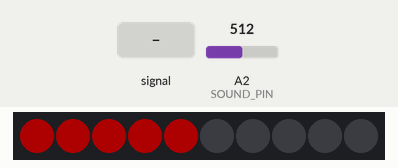
Bench run of a sketch on a simulated Arduino Uno, built with avr-gcc and run on an emulated ATmega328P. Shown: 10 RGB LEDs in strip order, left to right. Inputs (shaded band) come from the test bench; at power-on: A2 (SOUND_PIN) = 512. Dim RGB values are drawn brighter than linear.

Above: at 1.2 s.
1.3 s: A2 (SOUND_PIN) set to 1008
At 2.2 s:
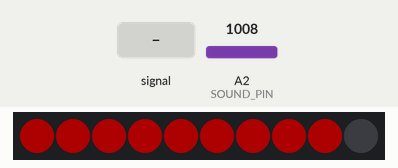
2.8 s: A2 (SOUND_PIN) set to 1023
At 3.3 s:
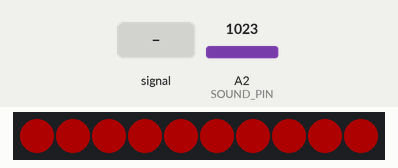
4.3 s: A2 (SOUND_PIN) set to 511
At 5.5 s:
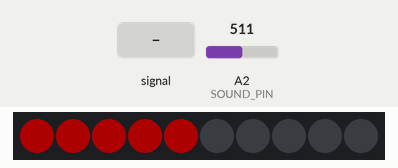
5.8 s: A2 (SOUND_PIN) fed a 200 Hz sine of ±81 counts around its level
At 7.4 s:
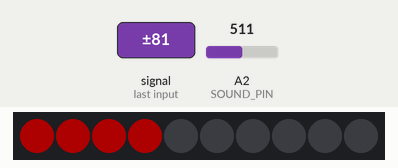
7.6 s: A2 (SOUND_PIN) fed a 2 Hz sine of ±306 counts around its level
At 7.72 s:
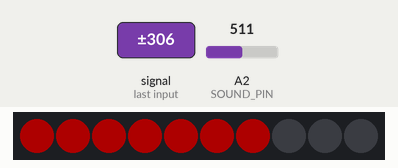
Timing chart, 0 to 10.1 s (numbered marks = the images above; inputs shaded):
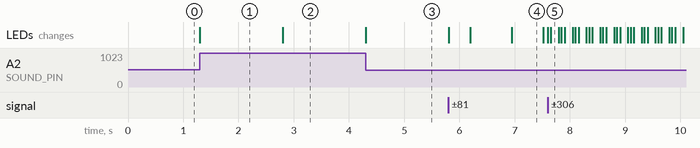

Measured:
- the behaviour switches between 1022 and 1023 on A2 (SOUND_PIN) (found by bisection; images 1 and 2)
- after the input at 1.3 s, the LEDs: change at once (image 1)
- after the input at 2.8 s, the LEDs: change at once (image 2)
- after the input at 4.3 s, the LEDs: change at once (image 3)
- after the input at 5.8 s, the LEDs: first change at once (image 4 shows a later state)
- what the display in image 4 shows lasts 0.6 s, from 6.9 s to 7.5 s

The sketch:

L08_SoundMeter.ino
```cpp
#include <Adafruit_NeoPixel.h>

#define SOUND_PIN A2
#define LED_PIN   6
#define LED_COUNT  10
#define BRIGHTNESS 50 // (max = 255)

Adafruit_NeoPixel pixels(LED_COUNT, LED_PIN, NEO_GRB + NEO_KHZ800);

void setup() {
  pixels.begin();
  pixels.fill();
  pixels.show();
  pixels.setBrightness(BRIGHTNESS);

  pinMode(SOUND_PIN, INPUT);
}

void loop() {
  int soundValue = analogRead(SOUND_PIN);
  int pixelMap = map(soundValue, 0, 1023, 1, LED_COUNT);

  displayRange(pixelMap, pixels.Color(255, 0, 0));
}

void displayRange(int numPix, uint32_t color) {
  pixels.fill();  // clear pixels

  // fill range of pixels
  for (int i = 0; i < numPix; i++) {
    pixels.setPixelColor(i, color);
  }

  pixels.show();  // update LED strip
}
```
